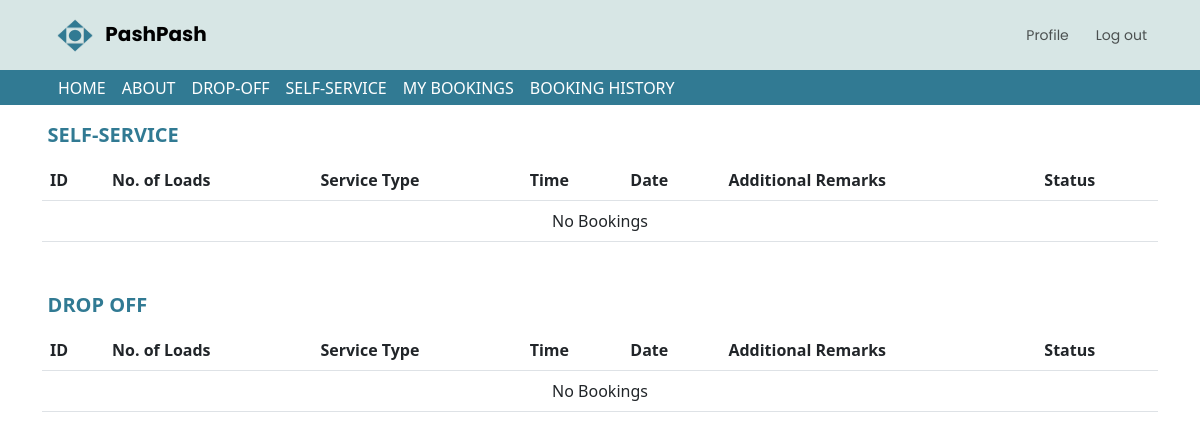
Before: /customer/orderhistory.php (signed in) with the older database file.
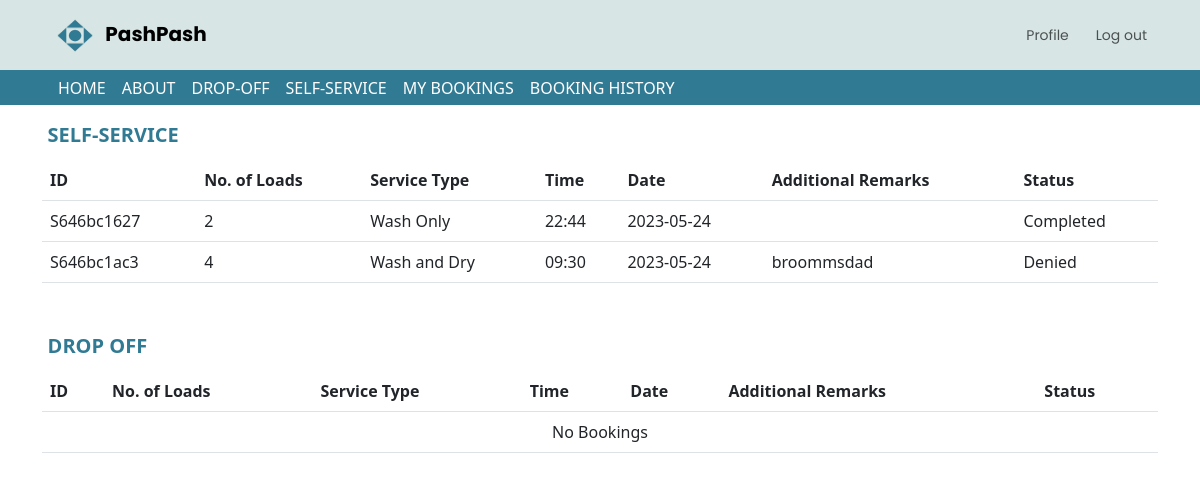
After: the same page with the newer database file.
### tables this page shows
CREATE TABLE `selfservice` (
  `selfServiceId` varchar(10) NOT NULL,
  `numberOfLoads` int(11) DEFAULT NULL,
  `serviceType` enum('Wash and Dry','Wash Only','Dry Only') DEFAULT NULL,
  `timeSlot` varchar(20) DEFAULT NULL,
  `bookingDate` date DEFAULT NULL,
  `additionalRemarks` varchar(255) DEFAULT NULL,
  `userId` int(11) DEFAULT NULL,
  `status` enum('Pending','Confirmed','In Progress','Completed','Denied') NOT NULL
);

### customer/orderhistory.php (the view, shortened to what this page needs)
<?php include('partials/menu.php'); ?>
<?php
    include "../dbconn.php";
    $userID = $_SESSION['userId'];
    $sql1 = "SELECT * FROM selfService WHERE status IN('Completed', 'Denied') AND userId = $userID";
    $result1 = mysqli_query($conn, $sql1);
    $sql2 = "SELECT * FROM dropoff  WHERE status IN('Completed', 'Denied') AND userId = $userID";
    $result2 = mysqli_query($conn, $sql2);
?>
<div class = "container table-responsive" style = "margin-top: 10%">
<p class="smalltitle"><strong>SELF-SERVICE</strong></p>
    <table class = "table table-hover mb-5" id = "bookings" width = "50%" cellspacing = "0">
        <thead>
            <tr>
                <th>ID</th>
                <th>No. of Loads</th>
                <th>Service Type</th>
                <th>Time</th>
                <th>Date</th>
                <th>Additional Remarks</th>
                <th>Status</th>
            </tr>
        </thead>
        <tbody>
        <?php
        if(mysqli_num_rows($result1) > 0) {
            while($row = mysqli_fetch_assoc($result1)){
            ?>
                <tr>
                    <td><?php echo $row['selfServiceId']; ?></td>
                    <td><?php echo $row['numberOfLoads']; ?></td>
                    <td><?php echo $row['serviceType']; ?></td>
                    <td><?php echo $row['timeSlot']; ?></td>
                    <td><?php echo $row['bookingDate']; ?></td>
                    <td><?php echo $row['additionalRemarks']; ?></td>
                    <td><?php echo $row['status']; ?></td>
                </tr>
            <?php
            }
        }
        else { ?>
            <tr><td class="text-center" colspan='8'>No Bookings</td></tr>
            <?php
        }
        ?>
        </tbody>
    </table>
<div class = "table-responsive">
<p class="smalltitle"><strong>DROP OFF</strong></p>
    <table class = "table table-hover" id = "bookings" width = "50%" cellspacing = "0">
        <thead>
            <tr>
                <th>ID</th>
                <th>No. of Loads</th>
                <th>Service Type</th>
                <th>Time</th>
                <th>Date</th>
                <th>Additional Remarks</th>
                <th>Status</th>
            </tr>
        </thead>
        <tbody>
        <?php
        if(mysqli_num_rows($result2) > 0) {
            while($row = mysqli_fetch_assoc($result2)){
            ?>
                <tr>
                    <td><?php echo $row['dropOffId']; ?></td>
                    <td><?php echo $row['numberOfLoads']; ?></td>
                    <td><?php echo $row['serviceType']; ?></td>
                    <td><?php echo $row['timeSlot']; ?></td>
                    <td><?php echo $row['bookingDate']; ?></td>
                    <td><?php echo $row['additionalRemarks']; ?></td>
                    <td><?php echo $row['status']; ?></td>
                </tr>
                <?php
            }
        }
        else { ?>
            <tr><td class="text-center" colspan='8'>No Bookings</td></tr>
            <?php
        }
        ?>
        </tbody>
    </table>
</div>
    </div>

Changed rows visible on the page:
now on this page (row edited): selfservice: selfServiceId "S646bc1627", numberOfLoads "2", serviceType "Wash Only", timeSlot "22:44", bookingDate "2023-05-24", status "Completed"
now on this page (row edited): selfservice: selfServiceId "S646bc1ac3", numberOfLoads "4", serviceType "Wash and Dry", timeSlot "09:30", bookingDate "2023-05-24", additionalRemarks "broommsdad", status "Denied"
Other visible differences:
text no longer shown: "No Bookings"
